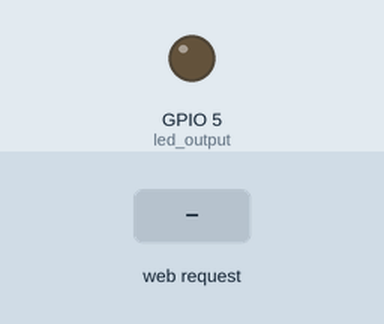
Simulated run of this sketch. Board: ESP8266 (NodeMCU). On the bench: output pins drawn as LEDs (lit = HIGH). The test bench sets the inputs (shaded band). WiFi joins after 1.5 s; servers stay silent unless stated; what the sketch prints to the serial monitor is not drawn.

Above: at 2.7 s.
2.8 s: HTTP request GET /ON received
At 3.3 s:
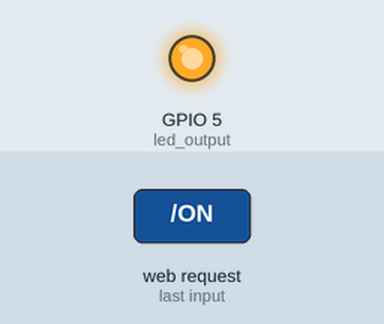
4.3 s: HTTP request GET /OFF received
At 5.6 s:
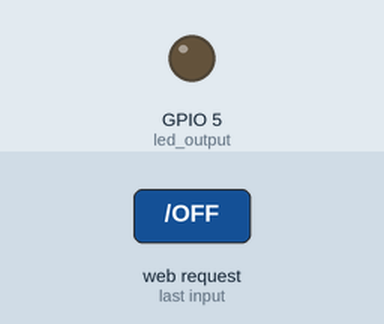
Timing chart, 0 to 7.3 s (numbered marks = the images above; inputs shaded):
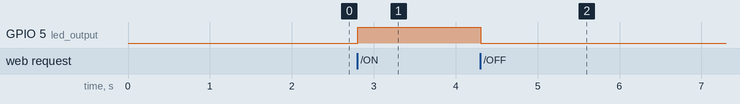

The sketch:

WifiGarageDoor.ino
```cpp
#ifdef ESP32
  #include <WiFi.h>
  #include <AsyncTCP.h>
#else
  #include <ESP8266WiFi.h>
  #include <ESPAsyncTCP.h>
#endif
#include <ESPAsyncWebServer.h>

const char* ssid = "ssid";
const char* password = "password";

const int led_output = 5;

const char index_html[] PROGMEM = R"rawliteral(
<!DOCTYPE HTML><html>
  <head>
    <title>ESP Web Server</title>
    <meta name="viewport" content="width=device-width, initial-scale=1">
    <style>
      body { font-family: Times New Roman; text-align: center; margin:0px auto; padding-top: 30px;}
      .button {
        padding: 10px 20px;
        font-size: 24px;
        text-align: center;
        outline: none;
        color: #fff;
        background-color: #ff0522;
        border: none;
        border-radius: 5px;
        cursor: pointer;
        -webkit-touch-callout: none;
        -webkit-user-select: none;
        -khtml-user-select: none;
        -moz-user-select: none;
        -ms-user-select: none;
        user-select: none;
        -webkit-tap-highlight-color: rgba(0,0,0,0);
      }
      .button:hover {background-color: #ff0522 }
      .button:active {
        background-color: #1fe036;
        transform: translateY(2px);
      }
    </style>
  </head>
  <body>
    <h1>Garage Door</h1>
    <button class="button" onmousedown="toggleCheckbox('ON');" ontouchstart="toggleCheckbox('ON');" onmouseup="toggleCheckbox('OFF');" ontouchend="toggleCheckbox('OFF');">Garage Door open/close</button>
   <script>
   function toggleCheckbox(x) {
     var xhr = new XMLHttpRequest();
     xhr.open("GET", "/" + x, true);
     xhr.send();
   }
  </script>
  </body>
</html>)rawliteral";


AsyncWebServer server(80);

void setup() {
  Serial.begin(115200);
  WiFi.mode(WIFI_STA);
  WiFi.begin(ssid, password);
  if (WiFi.waitForConnectResult() != WL_CONNECTED) {
    Serial.println("WiFi not connected");
    return;
  }
  Serial.println();
  Serial.print("IP Address: ");
  Serial.println(WiFi.localIP());

  pinMode(led_output, OUTPUT);
  digitalWrite(led_output, LOW);

  // Send web page to client
  server.on("/", HTTP_GET, [](AsyncWebServerRequest *request){
    request->send_P(200, "text/html", index_html);
  });

  // Receive an HTTP GET request
  server.on("/ON", HTTP_GET, [] (AsyncWebServerRequest *request) {
    digitalWrite(led_output, HIGH);
    request->send(200, "text/plain", "OK");
  });

  // Receive an HTTP GET request
  server.on("/OFF", HTTP_GET, [] (AsyncWebServerRequest *request) {
    digitalWrite(led_output, LOW);
    request->send(200, "text/plain", "OK");
  });


  server.begin();
}

void loop() {

}
```

Measured:
- after the input at 2.8 s, GPIO 5 (led_output): LOW → HIGH at once
- after the input at 4.3 s, GPIO 5 (led_output): HIGH → LOW at once
